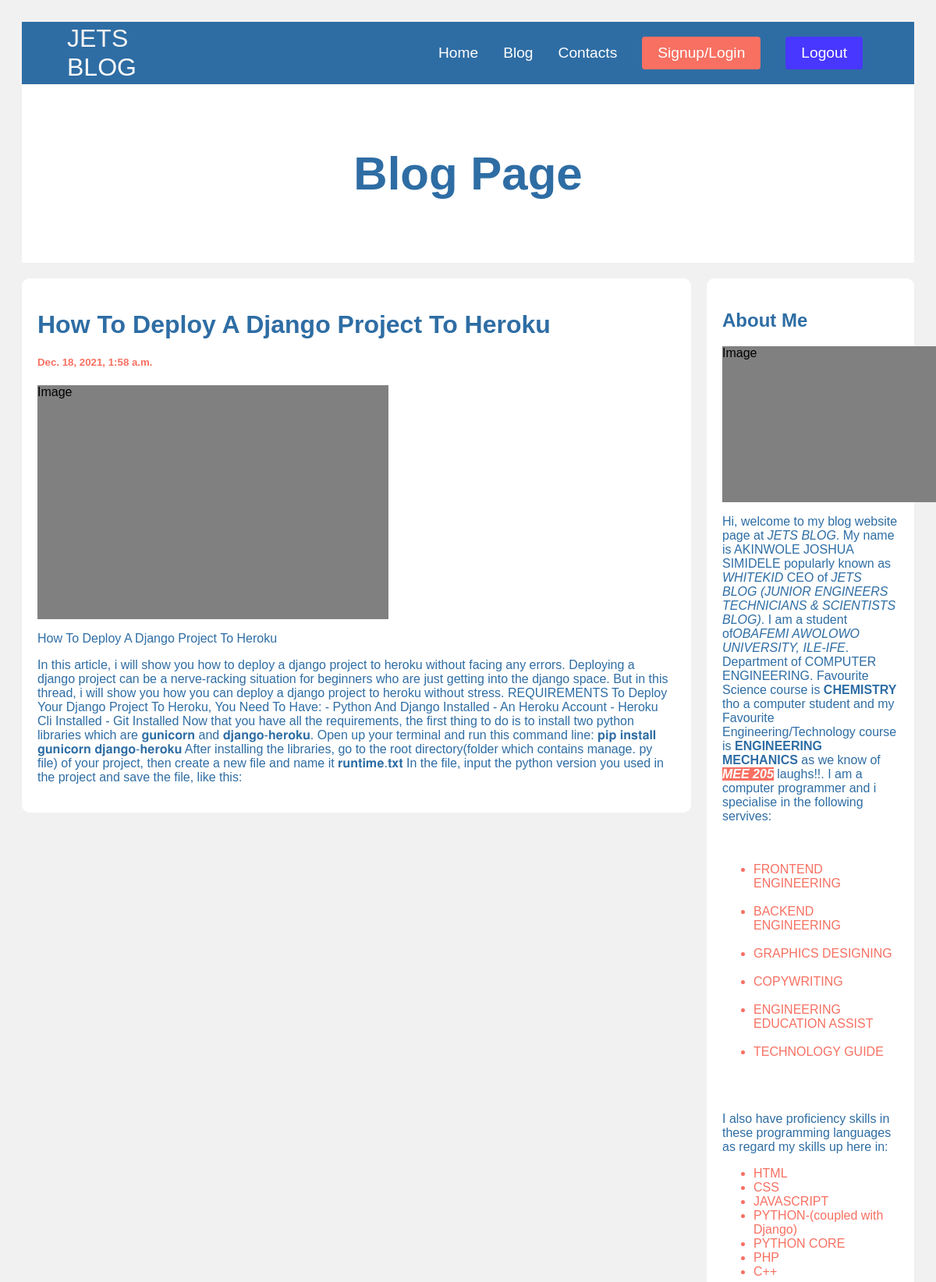
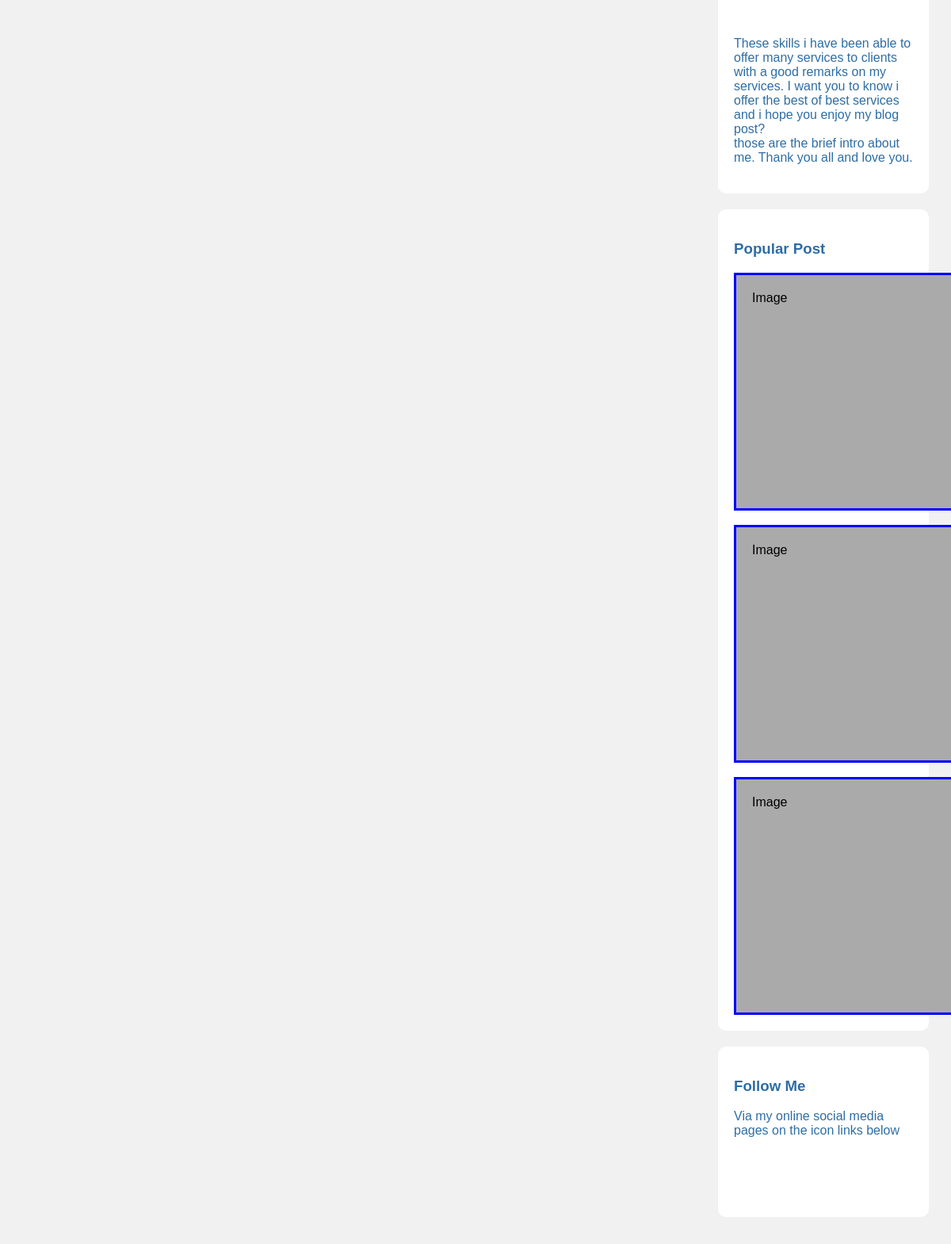
/post/1 (upper part), run on the app's committed database (2 pictures, top to bottom).
### poster/models.py (models this page shows)
class Post(models.Model):
    title = models.CharField(max_length=100)
    body = models.CharField(max_length=1000000)
    created_at = models.DateTimeField(default= datetime.now, blank= True)

### poster/views.py (the view)
# urls.py: path('post/<str:pk>', views.post, name='post'),
def post(request, pk):
    posts = Post.objects.get(id=pk)
    return render(request, 'posts.html', {'posts':posts})

### templates/posts.html (shortened to what this page needs)
<!DOCTYPE html>
<html>
<head>
</head>
<body>
<nav class="navbar" id="header">
    <div class="navbar__container">
        <a href="/" id="navbar__logo">JETS <br/>BLOG</a>
      <ul class="navbar__menu">
          <li class="navbar__item">
              <a href="home" class="navbar__links">Home</a>
          </li>
          <li class="navbar__item">
              <a href="begin" class="navbar__links">Blog</a>
          </li>
          <li class="navbar__item">
              <a href="contact" class="navbar__links scrollto">Contacts</a>
          </li>
          <li class="navbar__btn">
            <a href="login" class="button">Signup/Login</a>
        </li>
          <li class="navbar__btn">
            <a href="login" class="button1">Logout</a>
        </li>
      </ul>
  </div>
</nav>
<div class="header">
  <h2>Blog Page</h2>
</div>
<div class="row">
  <div class="leftcolumn">
    <div class="card">
      <h1>{{posts.title}}</h1>
      <h5>{{posts.created_at}}</h5>
      <div class="fakeimg1" style="height:300px;">Image</div>
      <p>{{posts.title}}</p>
      <p>{{posts.body}}</p>
    </div>
  </div>
  <div class="rightcolumn">
    <div class="card">
      <h2>About Me</h2>
      <div class="fakeimg2" style="height:200px;">Image</div>
      <p>Hi, welcome to my blog website page at <em>JETS BLOG</em>. My
        name is AKINWOLE JOSHUA SIMIDELE popularly known as <em>WHITEKID</em>
    CEO of <em>JETS BLOG (JUNIOR ENGINEERS TECHNICIANS & SCIENTISTS BLOG)</em>. I am a student of<em>OBAFEMI AWOLOWO UNIVERSITY,
        ILE-IFE</em>. Department of COMPUTER ENGINEERING. Favourite Science course is <strong>CHEMISTRY</strong>
        tho a computer student and my Favourite Engineering/Technology course is <strong>ENGINEERING MECHANICS</strong>
        as we know of <b><em class="cus">MEE 205</em></b> laughs!!.
        I am a computer programmer and i specialise in the following servives:</p><br>
        <ul>
            <li>FRONTEND ENGINEERING</li>
            <li>BACKEND ENGINEERING</li>
            <li>GRAPHICS DESIGNING</li>
            <li>COPYWRITING</li>
            <li>ENGINEERING EDUCATION ASSIST</li>
            <li>TECHNOLOGY GUIDE</li>
        </ul><br>
        <p>I also have proficiency skills in these programming languages as regard my skills
            up here in:
        </p>
        <ul>
            <li>HTML</li>
            <li>CSS</li>
            <li>JAVASCRIPT</li>
            <li>PYTHON-(coupled with Django)</li>
            <li>PYTHON CORE</li>
            <li>PHP</li>
            <li>C++</li>
        </ul><br>
        <p>These skills i have been able to offer many services to clients with a good remarks on my services.
            I want you to know i offer the best of best services and i hope you enjoy my blog post? <br>those are the brief
            intro about me. Thank you all and love you.
        </p>
    </div>
    <div class="card">
      <h3>Popular Post</h3>
      <div class="fakeimg">Image</div><br>
      <div class="fakeimg">Image</div><br>
      <div class="fakeimg">Image</div>
    </div>
    <div class="card">
      <h3>Follow Me</h3>
      <p>Via my online social media pages on the icon links below</p><br><br>
      <div class="social__icons1">
   </div>
    </div>
  </div>
</div><br><br>
</body>
</html>

### templates/posts.html (style rules this page uses)
* { box-sizing: border-box; }
.navbar { background: #2e6da4; height: 80px; display: flex; justify-content: center; align-items: center; font-size: 1.2rem; position: sticky; top: 0; z-index: 999; }
.navbar__container { display: flex; justify-content: space-between; height: 80px; z-index: 1; width: 100%; max-width: 1300px; margin: 0 auto; padding: 0 50px; }
#navbar__logo { background-color: #fff; background-image: linear-gradient(to top,#fff 0%,rgb(243, 239, 239) 100%); background-size: 100%; -webkit-background-clip: text; -moz-background-clip: text; -webkit-text-fill-color: transparent; -moz-text-fill-color: transparent; display: flex; align-items: center; cursor: pointer; text-decoration: none; font-size: 2rem; }
.navbar__menu { display: flex; align-items: center; list-style: none; text-align: center; }
.navbar__item { height: 80px; }
.navbar__links { color: #fff; display: flex; align-items: center; justify-content: center; text-decoration: none; padding: 0 1rem; height: 100%; }
.navbar__btn { display: flex; align-items: center; justify-content: center; padding: 0 1rem; width: 100%; }
.button { display: flex; justify-content: center; align-items: center; text-decoration: none; padding: 10px 20px; height: 100%; width: 100%; border: none; outline: none; border-radius: 4px; background: #f77062; color: #fff; }
.button1 { display: flex; justify-content: center; align-items: center; text-decoration: none; padding: 10px 20px; height: 100%; width: 100%; border: none; outline: none; border-radius: 4px; background: #4837ff; color: #fff; }
body { font-family: Arial; padding: 20px; background: #f1f1f1; }
.header { padding: 30px; font-size: 40px; text-align: center; background: white; }
.header h2 { color: #2e6da4; }
.leftcolumn { float: left; width: 75%; }
.rightcolumn { float: left; width: 25%; padding-left: 20px; }
.fakeimg { background-color: #aaa; width: 100%; padding: 20px; }
.card { background-color: white; padding: 20px; margin-top: 20px; }
.row { border-radius: 10px; }
.row h1 { color:#2e6da4; }
.row p { color: #2e6da4; }
.row h2 { color: #2e6da4; }
.row h5 { color: #f77062; }
.card h3 { color: #2e6da4; }
.fakeimg { background-color: #aaa; width: 70%; padding: 15px, 20px, 15px, 20px; border: 3px solid blue; }
.fakeimg { width: 400px; height: 300px; }
.leftcolumn .card { border-radius: 10px; }
.rightcolumn .card { border-radius: 10px; }
.cus { background-color: #f77062; color: #fff; }
.rightcolumn ul li { color: #f77062; }
.card .fakeimg { width: 300px; }
.card .fakeimg1 { width: 450px; background: grey; }
.card .fakeimg2 { width: 300px; height: 300px; background: grey; }
.row:after { content: ""; display: table; clear: both; }

### data on the page
Post: title "How To Deploy A Django Project To Heroku", created_at "Dec. 18, 2021, 1:58 a.m.", body "In this article, i will show you how to deploy a django project to heroku without facing any errors. Deploying a django project can be a nerve-racking situation for beginners who are just getting into the django space. But in this thread, i will show you how you can deploy a django project to heroku without stress. REQUIREMENTS To Deploy Your Django Project To Heroku, You Need To Have: - Python And Django Installed - An Heroku Account - Heroku Cli Installed - Git Installed Now that you have all the requirements, the first thing to do is to install two python libraries which are 𝐠𝐮𝐧𝐢𝐜𝐨𝐫𝐧 and 𝐝𝐣𝐚𝐧𝐠𝐨-𝐡𝐞𝐫𝐨𝐤𝐮. Open up your terminal and run this command line: 𝐩𝐢𝐩 𝐢𝐧𝐬𝐭𝐚𝐥𝐥 𝐠𝐮𝐧𝐢𝐜𝐨𝐫𝐧 𝐝𝐣𝐚𝐧𝐠𝐨-𝐡𝐞𝐫𝐨𝐤𝐮…"
